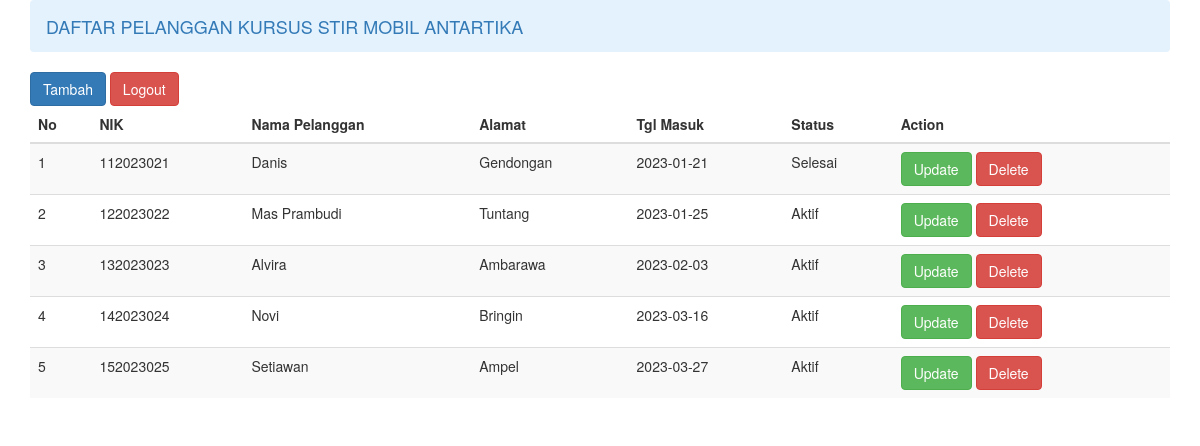
The app's page /home.php with its own data.
### tables this page shows
CREATE TABLE `tb_pelanggan` (
  `no` int(5) NOT NULL,
  `nik` varchar(50) DEFAULT NULL,
  `nama_pelanggan` varchar(100) DEFAULT NULL,
  `alamat` varchar(100) DEFAULT NULL,
  `tgl_masuk` date DEFAULT NULL,
  `status` varchar(100) DEFAULT NULL
);

### home.php (the view, shortened to what this page needs)
<?php
include "../koneksi.php";
?>
<!DOCTYPE html>
<html lang="en">
<head>
<div class="container">
  <nav class="navbar navbar-light" style="background-color: #e3f2fd;">
    <a class="navbar-brand" href="home.php">DAFTAR PELANGGAN KURSUS STIR MOBIL ANTARTIKA</a>
  </nav>
</div>
	<link href="../bootstrap/css/bootstrap.min.css" rel="stylesheet">
</head>
<body>
<div class="container">
	<div class="row">
		<div class="col-md-12">
	<a class="btn btn-primary" href="tambah_data.php" role="button">Tambah</a>
	<a class="btn btn-danger" href="../logout.php" role="button">Logout</a>
	<br>
	<table class="table table-striped">
	<thead>
		<tr>
			<th>No</th>
			<th>NIK</th>
			<th>Nama Pelanggan</th>
			<th>Alamat</th>
			<th>Tgl Masuk</th>
			<th>Status</th>
			<th>Action</th>
		</tr>
	</thead>
	<tbody>
		<?php
		$no=1;
		$query="select * from tb_pelanggan";
		$query_r = mysqli_query($connect, $query);
		while ($result = mysqli_fetch_array($query_r))
		{
		?>
		<tr>
			<td><?php echo $no;?></td>
			<td><?php echo $result ['nik'];?></td>
			<td><?php echo $result ['nama_pelanggan'];?></td>
			<td><?php echo $result ['alamat'];?></td>
			<td><?php echo $result ['tgl_masuk'];?></td>
			<td><?php echo $result ['status'];?></td>
			<td>
			<a class="btn btn-success" href="update_data.php?id=<?php echo $result['no'];?>">Update</a>
			<a class="btn btn-danger" href="delete.php?id=<?php echo $result['no'];?>">Delete</a>
			</td>
		</tr>
		<?php
		$no++;
	}
	?>
	</tbody>
	</table>
</div>
</div>
</body>
</html>

### records on screen
tb_pelanggan: nik "112023021", nama_pelanggan "Danis", alamat "Gendongan", tgl_masuk "2023-01-21", status "Selesai"
tb_pelanggan: nik "122023022", nama_pelanggan "Mas Prambudi", alamat "Tuntang", tgl_masuk "2023-01-25", status "Aktif"
tb_pelanggan: nik "132023023", nama_pelanggan "Alvira", alamat "Ambarawa", tgl_masuk "2023-02-03", status "Aktif"
tb_pelanggan: nik "142023024", nama_pelanggan "Novi", alamat "Bringin", tgl_masuk "2023-03-16", status "Aktif"
tb_pelanggan: nik "152023025", nama_pelanggan "Setiawan", alamat "Ampel", tgl_masuk "2023-03-27", status "Aktif"
